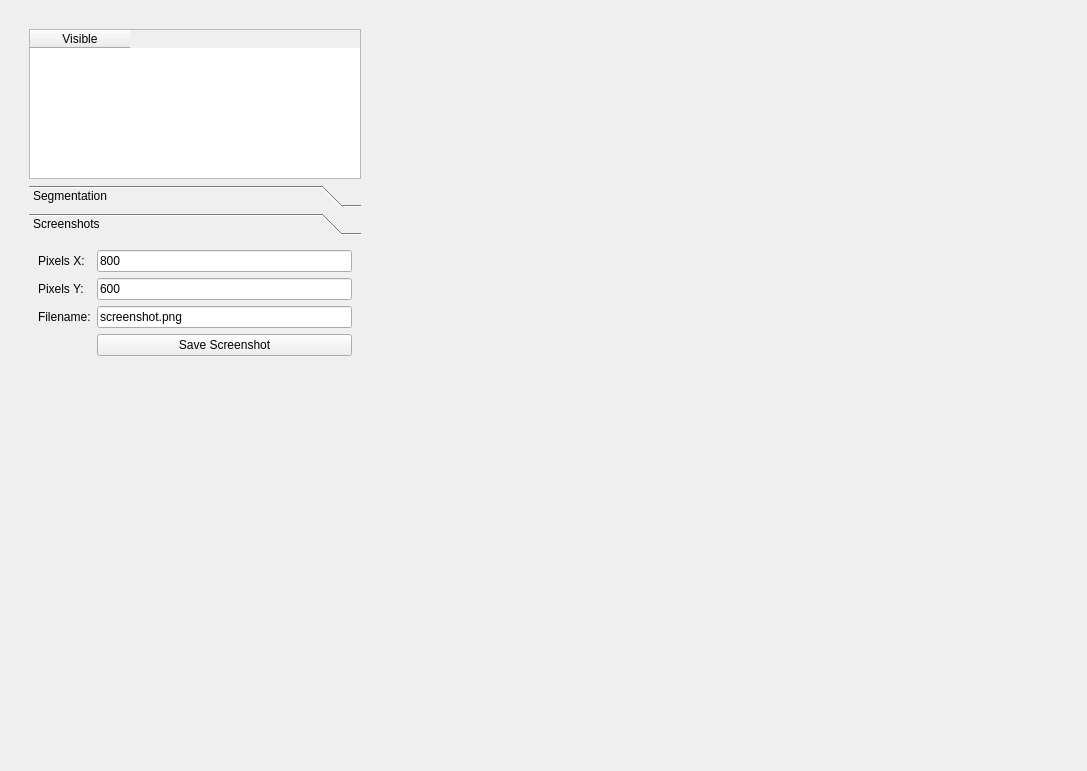
<?xml version="1.0" encoding="UTF-8"?>
<ui version="4.0">
 <class>Dialog</class>
 <widget class="QDialog" name="Dialog">
  <property name="geometry">
   <rect>
    <x>0</x>
    <y>0</y>
    <width>1087</width>
    <height>771</height>
   </rect>
  </property>
  <property name="sizePolicy">
   <sizepolicy hsizetype="Preferred" vsizetype="Preferred">
    <horstretch>0</horstretch>
    <verstretch>0</verstretch>
   </sizepolicy>
  </property>
  <property name="windowTitle">
   <string>Mesh Fitting</string>
  </property>
  <layout class="QHBoxLayout" name="horizontalLayout_2">
   <item>
    <widget class="QWidget" name="widget" native="true">
     <property name="enabled">
      <bool>true</bool>
     </property>
     <property name="sizePolicy">
      <sizepolicy hsizetype="Preferred" vsizetype="Preferred">
       <horstretch>0</horstretch>
       <verstretch>0</verstretch>
      </sizepolicy>
     </property>
     <property name="maximumSize">
      <size>
       <width>16777215</width>
       <height>16777215</height>
      </size>
     </property>
     <layout class="QGridLayout" name="gridLayout">
      <item row="0" column="0">
       <widget class="QWidget" name="widget" native="true">
        <property name="sizePolicy">
         <sizepolicy hsizetype="Preferred" vsizetype="Preferred">
          <horstretch>0</horstretch>
          <verstretch>0</verstretch>
         </sizepolicy>
        </property>
        <property name="minimumSize">
         <size>
          <width>350</width>
          <height>0</height>
         </size>
        </property>
        <property name="maximumSize">
         <size>
          <width>500</width>
          <height>16777215</height>
         </size>
        </property>
        <layout class="QVBoxLayout" name="verticalLayout_3">
         <item>
          <widget class="QTableWidget" name="tableWidget">
           <property name="sizePolicy">
            <sizepolicy hsizetype="Preferred" vsizetype="Maximum">
             <horstretch>0</horstretch>
             <verstretch>0</verstretch>
            </sizepolicy>
           </property>
           <property name="minimumSize">
            <size>
             <width>0</width>
             <height>0</height>
            </size>
           </property>
           <property name="maximumSize">
            <size>
             <width>16777215</width>
             <height>150</height>
            </size>
           </property>
           <property name="sortingEnabled">
            <bool>false</bool>
           </property>
           <attribute name="horizontalHeaderVisible">
            <bool>true</bool>
           </attribute>
           <attribute name="horizontalHeaderCascadingSectionResizes">
            <bool>false</bool>
           </attribute>
           <attribute name="horizontalHeaderDefaultSectionSize">
            <number>100</number>
           </attribute>
           <column>
            <property name="text">
             <string>Visible</string>
            </property>
           </column>
          </widget>
         </item>
         <item>
          <widget class="QToolBox" name="toolBox">
           <property name="currentIndex">
            <number>1</number>
           </property>
           <widget class="QWidget" name="page_fitting">
            <property name="geometry">
             <rect>
              <x>0</x>
              <y>0</y>
              <width>342</width>
              <height>486</height>
             </rect>
            </property>
            <attribute name="label">
             <string>Segmentation</string>
            </attribute>
            <layout class="QVBoxLayout" name="verticalLayout">
             <item>
              <widget class="QGroupBox" name="groupBox">
               <property name="title">
                <string>ASM Configuration</string>
               </property>
               <layout class="QFormLayout" name="formLayout_3">
                <property name="fieldGrowthPolicy">
                 <enum>QFormLayout::AllNonFixedFieldsGrow</enum>
                </property>
                <item row="0" column="0">
                 <widget class="QLabel" name="label_2">
                  <property name="text">
                   <string>PCs to Fit:</string>
                  </property>
                 </widget>
                </item>
                <item row="0" column="1">
                 <widget class="QSpinBox" name="spinBoxPCsToFit"/>
                </item>
                <item row="1" column="0">
                 <widget class="QLabel" name="label_3">
                  <property name="text">
                   <string>Model Discretisation:</string>
                  </property>
                 </widget>
                </item>
                <item row="1" column="1">
                 <widget class="QSpinBox" name="spinBoxSurfDisc"/>
                </item>
                <item row="2" column="0">
                 <widget class="QLabel" name="label_4">
                  <property name="text">
                   <string>Mahalanobis Weight:</string>
                  </property>
                 </widget>
                </item>
                <item row="2" column="1">
                 <widget class="QDoubleSpinBox" name="doubleSpinBoxMWeight"/>
                </item>
                <item row="3" column="0">
                 <widget class="QLabel" name="label_7">
                  <property name="text">
                   <string>Profile Extent:</string>
                  </property>
                 </widget>
                </item>
                <item row="3" column="1">
                 <layout class="QHBoxLayout" name="horizontalLayout">
                  <item>
                   <widget class="QDoubleSpinBox" name="doubleSpinBox"/>
                  </item>
                  <item>
                   <widget class="QDoubleSpinBox" name="doubleSpinBox_2"/>
                  </item>
                 </layout>
                </item>
                <item row="4" column="0">
                 <widget class="QLabel" name="label_8">
                  <property name="text">
                   <string>Profile Model File:</string>
                  </property>
                 </widget>
                </item>
                <item row="4" column="1">
                 <layout class="QHBoxLayout" name="horizontalLayout_3">
                  <item>
                   <widget class="QLineEdit" name="lineEdit"/>
                  </item>
                  <item>
                   <widget class="QPushButton" name="pushButton">
                    <property name="text">
                     <string>...</string>
                    </property>
                   </widget>
                  </item>
                 </layout>
                </item>
                <item row="5" column="0">
                 <widget class="QLabel" name="label">
                  <property name="text">
                   <string>Search Distance:</string>
                  </property>
                 </widget>
                </item>
                <item row="5" column="1">
                 <widget class="QSpinBox" name="spinBox"/>
                </item>
                <item row="6" column="0">
                 <widget class="QLabel" name="label_5">
                  <property name="text">
                   <string>Max Iterations:</string>
                  </property>
                 </widget>
                </item>
                <item row="6" column="1">
                 <widget class="QSpinBox" name="spinBoxMaxfev"/>
                </item>
               </layout>
              </widget>
             </item>
             <item>
              <layout class="QGridLayout" name="fitButtonsGroup">
               <item row="1" column="1">
                <widget class="QPushButton" name="acceptButton">
                 <property name="text">
                  <string>Accept</string>
                 </property>
                </widget>
               </item>
               <item row="0" column="1">
                <widget class="QPushButton" name="resetButton">
                 <property name="text">
                  <string>Reset</string>
                 </property>
                </widget>
               </item>
               <item row="1" column="0">
                <widget class="QPushButton" name="abortButton">
                 <property name="text">
                  <string>Abort</string>
                 </property>
                </widget>
               </item>
               <item row="0" column="0">
                <widget class="QPushButton" name="fitButton">
                 <property name="text">
                  <string>Segment</string>
                 </property>
                </widget>
               </item>
              </layout>
             </item>
             <item>
              <widget class="QGroupBox" name="errorGroup">
               <property name="title">
                <string>Segmentation Results</string>
               </property>
               <layout class="QFormLayout" name="formLayout_2">
                <property name="fieldGrowthPolicy">
                 <enum>QFormLayout::AllNonFixedFieldsGrow</enum>
                </property>
                <item row="0" column="0">
                 <widget class="QLabel" name="RMSELabel">
                  <property name="text">
                   <string>RMSE:</string>
                  </property>
                 </widget>
                </item>
                <item row="0" column="1">
                 <widget class="QLineEdit" name="RMSELineEdit">
                  <property name="alignment">
                   <set>Qt::AlignRight|Qt::AlignTrailing|Qt::AlignVCenter</set>
                  </property>
                  <property name="readOnly">
                   <bool>true</bool>
                  </property>
                 </widget>
                </item>
                <item row="1" column="0">
                 <widget class="QLabel" name="meanErrorLabel">
                  <property name="text">
                   <string>Mahalanobis:</string>
                  </property>
                 </widget>
                </item>
                <item row="1" column="1">
                 <widget class="QLineEdit" name="meanErrorLineEdit">
                  <property name="alignment">
                   <set>Qt::AlignRight|Qt::AlignTrailing|Qt::AlignVCenter</set>
                  </property>
                  <property name="readOnly">
                   <bool>true</bool>
                  </property>
                 </widget>
                </item>
               </layout>
              </widget>
             </item>
            </layout>
           </widget>
           <widget class="QWidget" name="Screenshot">
            <property name="geometry">
             <rect>
              <x>0</x>
              <y>0</y>
              <width>332</width>
              <height>499</height>
             </rect>
            </property>
            <attribute name="label">
             <string>Screenshots</string>
            </attribute>
            <layout class="QFormLayout" name="formLayout">
             <item row="0" column="0">
              <widget class="QLabel" name="pixelsXLabel">
               <property name="sizePolicy">
                <sizepolicy hsizetype="Fixed" vsizetype="Preferred">
                 <horstretch>0</horstretch>
                 <verstretch>0</verstretch>
                </sizepolicy>
               </property>
               <property name="text">
                <string>Pixels X:</string>
               </property>
              </widget>
             </item>
             <item row="0" column="1">
              <widget class="QLineEdit" name="screenshotPixelXLineEdit">
               <property name="sizePolicy">
                <sizepolicy hsizetype="Expanding" vsizetype="Fixed">
                 <horstretch>0</horstretch>
                 <verstretch>0</verstretch>
                </sizepolicy>
               </property>
               <property name="text">
                <string>800</string>
               </property>
              </widget>
             </item>
             <item row="1" column="0">
              <widget class="QLabel" name="pixelsYLabel">
               <property name="sizePolicy">
                <sizepolicy hsizetype="Fixed" vsizetype="Preferred">
                 <horstretch>0</horstretch>
                 <verstretch>0</verstretch>
                </sizepolicy>
               </property>
               <property name="text">
                <string>Pixels Y:</string>
               </property>
              </widget>
             </item>
             <item row="1" column="1">
              <widget class="QLineEdit" name="screenshotPixelYLineEdit">
               <property name="sizePolicy">
                <sizepolicy hsizetype="Expanding" vsizetype="Fixed">
                 <horstretch>0</horstretch>
                 <verstretch>0</verstretch>
                </sizepolicy>
               </property>
               <property name="text">
                <string>600</string>
               </property>
              </widget>
             </item>
             <item row="2" column="0">
              <widget class="QLabel" name="screenshotFilenameLabel">
               <property name="text">
                <string>Filename:</string>
               </property>
              </widget>
             </item>
             <item row="2" column="1">
              <widget class="QLineEdit" name="screenshotFilenameLineEdit">
               <property name="sizePolicy">
                <sizepolicy hsizetype="Expanding" vsizetype="Fixed">
                 <horstretch>0</horstretch>
                 <verstretch>0</verstretch>
                </sizepolicy>
               </property>
               <property name="text">
                <string>screenshot.png</string>
               </property>
              </widget>
             </item>
             <item row="3" column="1">
              <widget class="QPushButton" name="screenshotSaveButton">
               <property name="sizePolicy">
                <sizepolicy hsizetype="Preferred" vsizetype="Fixed">
                 <horstretch>0</horstretch>
                 <verstretch>0</verstretch>
                </sizepolicy>
               </property>
               <property name="text">
                <string>Save Screenshot</string>
               </property>
              </widget>
             </item>
            </layout>
           </widget>
          </widget>
         </item>
        </layout>
       </widget>
      </item>
      <item row="0" column="1">
       <widget class="MayaviSceneWidget" name="MayaviScene" native="true">
        <property name="sizePolicy">
         <sizepolicy hsizetype="Preferred" vsizetype="Expanding">
          <horstretch>1</horstretch>
          <verstretch>1</verstretch>
         </sizepolicy>
        </property>
       </widget>
      </item>
     </layout>
    </widget>
   </item>
  </layout>
 </widget>
 <customwidgets>
  <customwidget>
   <class>MayaviSceneWidget</class>
   <extends>QWidget</extends>
   <header>mayaviscenewidget.h</header>
   <container>1</container>
  </customwidget>
 </customwidgets>
 <tabstops>
  <tabstop>tableWidget</tabstop>
  <tabstop>spinBoxPCsToFit</tabstop>
  <tabstop>spinBoxSurfDisc</tabstop>
  <tabstop>doubleSpinBoxMWeight</tabstop>
  <tabstop>doubleSpinBox</tabstop>
  <tabstop>doubleSpinBox_2</tabstop>
  <tabstop>lineEdit</tabstop>
  <tabstop>pushButton</tabstop>
  <tabstop>spinBox</tabstop>
  <tabstop>spinBoxMaxfev</tabstop>
  <tabstop>fitButton</tabstop>
  <tabstop>resetButton</tabstop>
  <tabstop>abortButton</tabstop>
  <tabstop>acceptButton</tabstop>
  <tabstop>RMSELineEdit</tabstop>
  <tabstop>meanErrorLineEdit</tabstop>
  <tabstop>screenshotPixelXLineEdit</tabstop>
  <tabstop>screenshotPixelYLineEdit</tabstop>
  <tabstop>screenshotFilenameLineEdit</tabstop>
  <tabstop>screenshotSaveButton</tabstop>
 </tabstops>
 <resources/>
 <connections/>
</ui>
